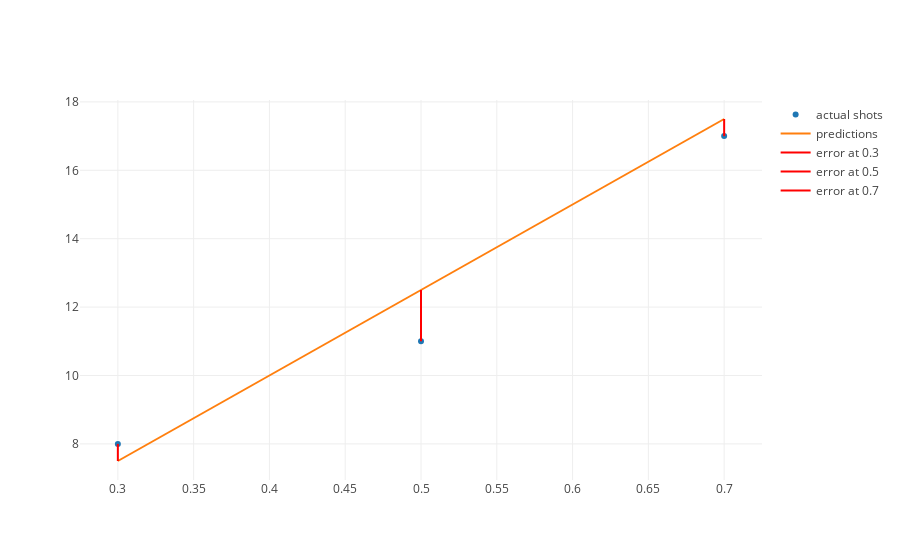

The notebook cell this image was saved under:
### Markdown cell above
And we plotted our graph model as well as it's errors like so.

### Code cell
from data import updated_model_with_errors
updated_model_with_errors(25)

### Figure 1 — Plotly figure (JSON) as saved in the notebook; plotly's stock layout.template omitted (floating-point values rounded to 4 significant figures)
{"data": [{"mode": "markers", "name": "actual shots", "text": [], "type": "scatter", "uid": "1e6a7c6a-e09a-4208-baa4-50f28cbd535d", "x": [0.3, 0.5, 0.7], "y": [8, 11, 17]}, {"mode": "lines", "name": "predictions", "text": [], "type": "scatter", "uid": "57888fa1-a640-4fbd-aca3-15fe33af1ebb", "x": [0.3, 0.5, 0.7], "y": [7.5, 12.5, 17.5]}, {"hoverinfo": "none", "marker": {"color": "red"}, "mode": "lines", "name": "error at 0.3", "text": ["0.5"], "textposition": "top right", "type": "scatter", "uid": "e8bb3523-dcc3-4cc3-a75a-696472daa228", "x": [0.3, 0.3], "y": [7.5, 8]}, {"hoverinfo": "none", "marker": {"color": "red"}, "mode": "lines", "name": "error at 0.5", "text": ["-1.5"], "textposition": "top right", "type": "scatter", "uid": "29d83edf-fee4-48a4-8ffd-147e2c346b28", "x": [0.5, 0.5], "y": [12.5, 11]}, {"hoverinfo": "none", "marker": {"color": "red"}, "mode": "lines", "name": "error at 0.7", "text": ["-0.5"], "textposition": "top right", "type": "scatter", "uid": "a49b0696-37b6-4e16-8527-9b16976092fa", "x": [0.7, 0.7], "y": [17.5, 17]}], "layout": {"autosize": true, "xaxis": {"autorange": true, "range": [0.2753, 0.7247], "type": "linear"}, "yaxis": {"autorange": true, "range": [6.944, 18.06], "type": "linear"}}}
